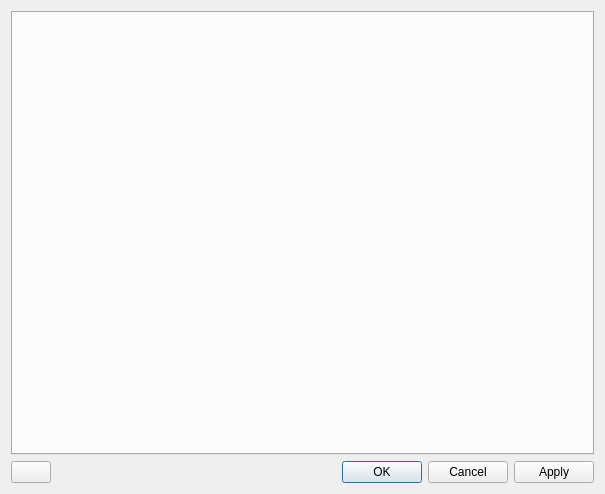
<?xml version="1.0" encoding="UTF-8"?>
<ui version="4.0">
 <class>RLDialogProperties</class>
 <widget class="QDialog" name="RLDialogProperties">
  <property name="geometry">
   <rect>
    <x>0</x>
    <y>0</y>
    <width>605</width>
    <height>494</height>
   </rect>
  </property>
  <property name="windowTitle">
   <string>Dialog</string>
  </property>
  <layout class="QGridLayout" name="gridLayout">
   <item row="0" column="0" colspan="3">
    <widget class="QTabWidget" name="m_TabWidget">
     <property name="currentIndex">
      <number>-1</number>
     </property>
    </widget>
   </item>
   <item row="1" column="0">
    <widget class="QPushButton" name="m_pPushBtnApply2All">
     <property name="sizePolicy">
      <sizepolicy hsizetype="Minimum" vsizetype="Fixed">
       <horstretch>0</horstretch>
       <verstretch>0</verstretch>
      </sizepolicy>
     </property>
     <property name="maximumSize">
      <size>
       <width>40</width>
       <height>16777215</height>
      </size>
     </property>
     <property name="text">
      <string/>
     </property>
     <property name="checkable">
      <bool>true</bool>
     </property>
    </widget>
   </item>
   <item row="1" column="1">
    <spacer name="horizontalSpacer">
     <property name="orientation">
      <enum>Qt::Horizontal</enum>
     </property>
     <property name="sizeHint" stdset="0">
      <size>
       <width>233</width>
       <height>20</height>
      </size>
     </property>
    </spacer>
   </item>
   <item row="1" column="2">
    <widget class="QDialogButtonBox" name="m_pDlgButtonBox">
     <property name="orientation">
      <enum>Qt::Horizontal</enum>
     </property>
     <property name="standardButtons">
      <set>QDialogButtonBox::Apply|QDialogButtonBox::Cancel|QDialogButtonBox::Ok</set>
     </property>
    </widget>
   </item>
  </layout>
 </widget>
 <resources/>
 <connections>
  <connection>
   <sender>m_pDlgButtonBox</sender>
   <signal>accepted()</signal>
   <receiver>RLDialogProperties</receiver>
   <slot>accept()</slot>
   <hints>
    <hint type="sourcelabel">
     <x>248</x>
     <y>254</y>
    </hint>
    <hint type="destinationlabel">
     <x>157</x>
     <y>274</y>
    </hint>
   </hints>
  </connection>
  <connection>
   <sender>m_pDlgButtonBox</sender>
   <signal>rejected()</signal>
   <receiver>RLDialogProperties</receiver>
   <slot>reject()</slot>
   <hints>
    <hint type="sourcelabel">
     <x>316</x>
     <y>260</y>
    </hint>
    <hint type="destinationlabel">
     <x>286</x>
     <y>274</y>
    </hint>
   </hints>
  </connection>
 </connections>
</ui>
